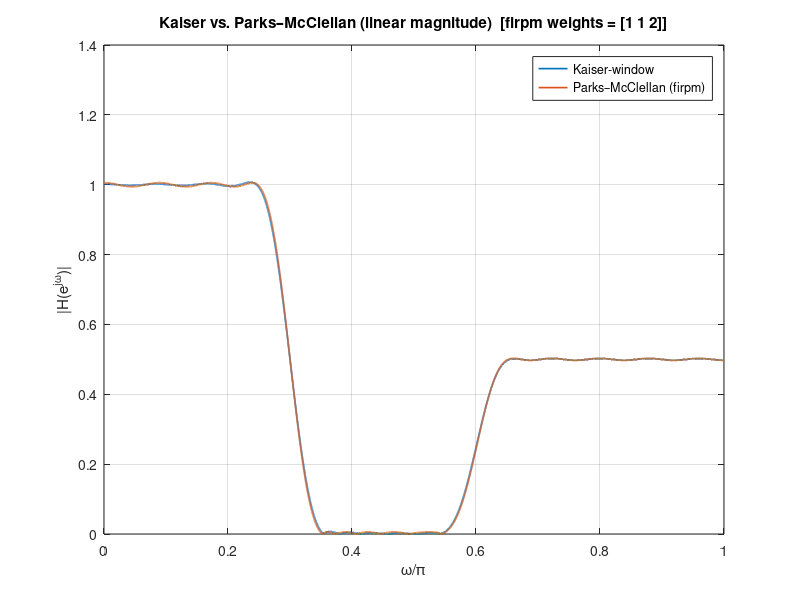
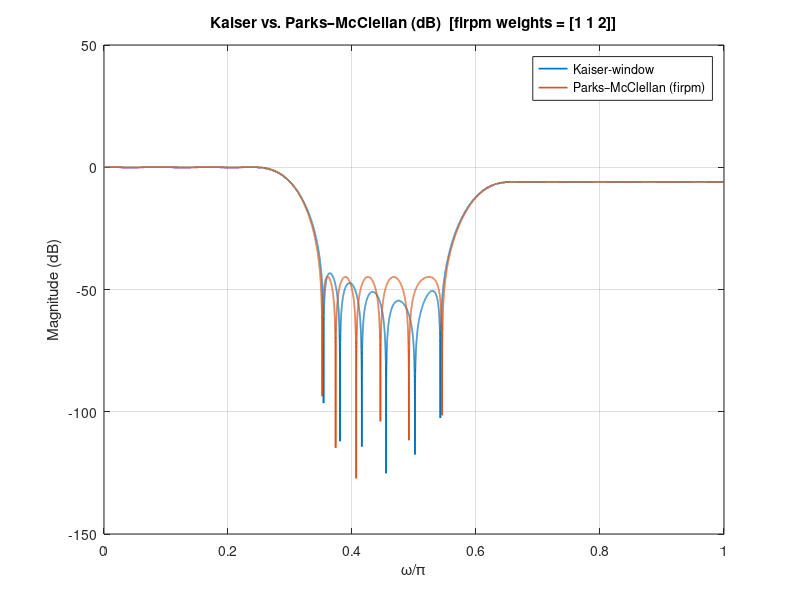

The MATLAB script that drew these images, in order: (Note: this script raises an error after producing the figures.)
%% Multiband FIR Design: Kaiser (d,e) and Parks–McClellan (f,g)
% Complete, self-contained script.
% - Designs the ideal multiband response for M even (M=48)
% - (d) Kaiser-window design + plots
% - (e) Measures pass/stop tolerances δ1, δ2, δ3 (numerical)
% - (f) firpm design with principled weights + plots
% - (g) Brief numeric comparison printed to console
%
% Bands: pass1 [0, 0.3π], stop (0.3π, 0.6π), pass2 [0.6π, π] (ideal)
% Levels: B = 1 in low band, C = 0.5 in high band
%
% NOTE: This uses the textbook-equivalent ideal hd with modulation (-1)^k.

clc; clear; close all;

%% ---------------- Parameters ----------------
M    = 48;                 % Filter order (even) -> integer delay M/2 = 24
N    = M + 1;              % Length
beta = 3.68;               % Kaiser parameter (given)
B    = 1.0;                % Low-band level
C    = 0.5;                % High-band level

% Frequency edges of the *ideal* piecewise response (reference only)
w1   = 0.3*pi;
w2   = 0.6*pi;

% For Kaiser-derived *spec* edges (used for measuring ripple & firpm)
% Beta -> A (attenuation) via Kaiser empirical relation (we take A≈42.4 dB)
A_dB = 42.4;                       % derived from beta ≈ 3.68
Dw   = (A_dB - 8) / (2.285 * N);   % transition width (radians)
wp1  = 0.3*pi - Dw/2; ws1 = 0.3*pi + Dw/2;
ws2  = 0.6*pi - Dw/2; wp2 = 0.6*pi + Dw/2;

%% ---------------- Ideal impulse response hd[n] ----------------
% Use textbook-equivalent form: sum of baseband LP (0.3π) and a modulated
% LP (0.4π) shifted to high band by (-1)^k, both centered at n=M/2.
n  = 0:M;
k  = n - M/2;                                      % centered index (M/2=24)
hd = sin(0.3*pi*k)./(pi*k) + 0.5*(-1).^k .* sin(0.4*pi*k)./(pi*k);
hd(k==0) = 0.3 + 0.5*0.4;                          % limit at k=0 → 0.5

%% ---------------- (d) Kaiser-window design ----------------
wK = kaiser(N, beta).';
hK = hd .* wK;

[Hk, wgrid] = freqz(hK, 1, 32768);
magK        = abs(Hk);
magK_dB     = 20*log10(max(magK, 1e-12));

%% ---------------- (e) Measure δ1, δ2, δ3 on spec bands ----------------
% Spec bands from wp1, ws1, ws2, wp2
idx_p1 = find(wgrid >= 0          & wgrid <= wp1);
idx_s  = find(wgrid >= ws1        & wgrid <= ws2);
idx_p2 = find(wgrid >= wp2        & wgrid <= pi);

delta1_K = max(abs(magK(idx_p1) - B));     % passband-1 ripple (abs)
delta2_K = max(magK(idx_s));               % stopband max magnitude
delta3_K = max(abs(magK(idx_p2) - C));     % passband-2 ripple (abs)

%% ---------------- (f) Parks–McClellan (firpm) design ----------------
% Frequency grid for firpm is normalized to 1 ↔ π (use /pi).
f = [0  wp1 ws1 ws2 wp2 pi]/pi;
a = [B  B    0   0   C   C ];

% --- Weight selection ---
% Option A (default): Equal *absolute* ripple across bands
wtsA = [1 1 1];  % [pass1, stop, pass2]

% Option B: Balance relative ripple (weight high band ~ 2x)
wtsB = [1 1 2];

% Pick which to use:
useOptionB = true;   % set true to try Option B
wts = wtsA;
if useOptionB
    wts = wtsB;
end

% Equiripple design
hPM = firpm(M, f, a, wts);

[Hpm, wgrid2] = freqz(hPM, 1, 32768);
magPM         = abs(Hpm);
magPM_dB      = 20*log10(max(magPM, 1e-12));

% Measure firpm ripples on the same spec bands
delta1_PM = max(abs(magPM(idx_p1) - B));
delta2_PM = max(magPM(idx_s));
delta3_PM = max(abs(magPM(idx_p2) - C));

%% ---------------- (g) Plots & comparison ----------------
% Linear magnitude
figure('Name','Linear Magnitude');
plot(wgrid/pi,  magK,  'LineWidth',1.2); hold on;
plot(wgrid2/pi, magPM, 'LineWidth',1.2);
grid on; xlabel('\omega/\pi'); ylabel('|H(e^{j\omega})|');
ttl = 'Kaiser vs. Parks–McClellan (linear magnitude)';
if useOptionB, ttl = [ttl, '  [firpm weights = [1 1 2]]']; else, ttl = [ttl, '  [firpm weights = [1 1 1]]']; end
title(ttl);
legend('Kaiser-window', 'Parks–McClellan (firpm)', 'Location','Best');

% dB magnitude
figure('Name','Magnitude in dB');
plot(wgrid/pi,  magK_dB,  'LineWidth',1.2); hold on;
plot(wgrid2/pi, magPM_dB, 'LineWidth',1.2);
grid on; xlabel('\omega/\pi'); ylabel('Magnitude (dB)');
ttl = 'Kaiser vs. Parks–McClellan (dB)';
if useOptionB, ttl = [ttl, '  [firpm weights = [1 1 2]]']; else, ttl = [ttl, '  [firpm weights = [1 1 1]]']; end
title(ttl);
legend('Kaiser-window', 'Parks–McClellan (firpm)', 'Location','Best');

% Annotate spec bands on the dB plot (optional helper lines)
yl = ylim;
for xx = [wp1, ws1, ws2, wp2]/pi
    xline(xx, ':', 'Color',[0.5 0.5 0.5]);
end
ylim(yl);

%% ---------------- Console summary ----------------
fprintf('=== SPEC BANDS (from Kaiser Δω estimate) ===\n');
fprintf('  wp1/pi = %.6f\n', wp1/pi);
fprintf('  ws1/pi = %.6f\n', ws1/pi);
fprintf('  ws2/pi = %.6f\n', ws2/pi);
fprintf('  wp2/pi = %.6f\n', wp2/pi);
fprintf('\n');

fprintf('=== (e) Kaiser-window measured ripples ===\n');
fprintf('  delta1 (low passband)  = %.6g\n', delta1_K);
fprintf('  delta2 (stopband)      = %.6g\n', delta2_K);
fprintf('  delta3 (high passband) = %.6g\n', delta3_K);
fprintf('  (Approx attenuation = %.1f dB → delta ≈ %.3g)\n', A_dB, 10^(-A_dB/20));
fprintf('\n');

fprintf('=== (f) firpm measured ripples (weights = [%g %g %g]) ===\n', wts(1), wts(2), wts(3));
fprintf('  delta1 (low passband)  = %.6g\n', delta1_PM);
fprintf('  delta2 (stopband)      = %.6g\n', delta2_PM);
fprintf('  delta3 (high passband) = %.6g\n', delta3_PM);
fprintf('\n');

% High-level comparison
fprintf('=== (g) Brief comparison ===\n');
fprintf('- Kaiser-window: quick, predictable Δω & δ from (beta,N); not equiripple.\n');
fprintf('- firpm: equiripple; generally achieves smaller max error per band for same M.\n');
if useOptionB
    fprintf('- Using weights [1 1 2] balances relative passband ripples (since high band level is 0.5).\n');
else
    fprintf('- Using weights [1 1 1] equalizes absolute ripple (relative ripple larger in 0.5-gain band).\n');
end
